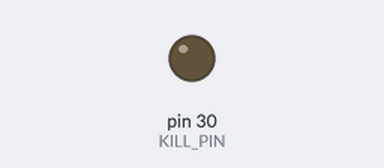
Simulated run of this sketch. Board: Arduino Mega 2560, built with avr-gcc and run on an emulated ATmega2560. Parts: output pins drawn as LEDs (lit = HIGH).

Above: at 0.1 s.
At 0.6 s:
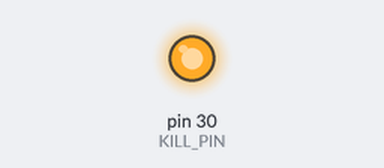
Timing chart, 0 to 2.1 s (numbered marks = the images above):
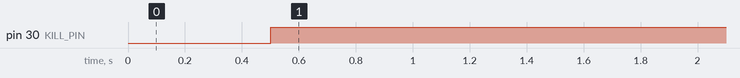

The sketch:

generalCANSW.ino
```cpp
#include <SPI.h>
#include <mcp2515.h>

/*
 * This code simply turns the CANSW PCB off after CANBUS_TIMEOUT
 *
 */

#define KILL_PIN 30
#define CANBUS_TIMEOUT 500  //currently using a CANBUS_TIMEOUT but need to replace this with proper key-related shut down

MCP2515 CAN(31);

struct can_frame canMsg;
unsigned long canBusTimeoutTimer = -1; //shuts the board down if CAN communications stop for more than CANBUS_TIMEOUT milliseconds

void setup() {
  pinMode(KILL_PIN, OUTPUT);

  CAN.reset();
  CAN.setBitrate(CAN_500KBPS, MCP_8MHZ);
  CAN.setNormalMode();
}

void loop() {
  //handle CAN messages and forward select messages
  if (CAN.readMessage(&canMsg) == MCP2515::ERROR_OK) {
    canBusTimeoutTimer = millis();  //refresh canbus timer
  }

  //shut down if we've exceeded the CANBUS timeout timer
  if (millis() - canBusTimeoutTimer > CANBUS_TIMEOUT) {
    digitalWrite(KILL_PIN, HIGH);
  }
}
```

Measured:
- by itself, pin 30 (KILL_PIN): LOW → HIGH at 0.50 s
